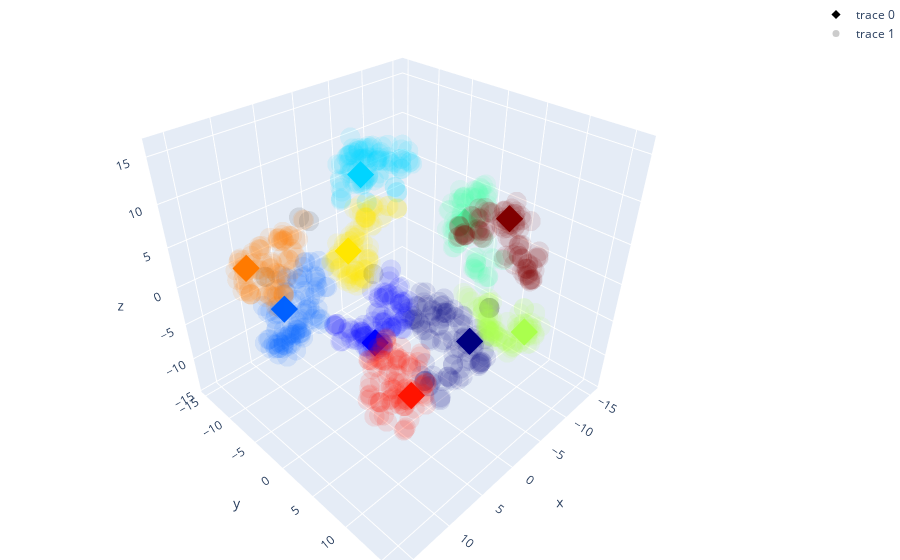

Here is the notebook cell this chart was saved with:
### Code cell
# HDBSCAN clustering
# Compute HDBSCAN
hdb = HDBSCAN(min_samples=1, min_cluster_size=forward_expansion//2, max_cluster_size=forward_expansion, metric=cosine, store_centers="both").fit(actualVectors)

labels_HDBSCAN = hdb.labels_
print("num clusters found: ", len(set(labels_HDBSCAN)))
print("biggest cluster: ", max(labels_HDBSCAN, key=list(labels_HDBSCAN).count), " num elements: ", list(labels_HDBSCAN).count(max(labels_HDBSCAN, key=list(labels_HDBSCAN).count)))

# Create a color map that maps each unique label to a color
unique_labels = np.unique(labels_HDBSCAN)
unique_labels = unique_labels[unique_labels != -1]
print("unique_labels: ", len(unique_labels), unique_labels, "standard vectors len", len(standardVectors))

centroids = hdb.centroids_
medoids = hdb.medoids_

print("centroids: ", centroids.shape)
print("medoids: ", medoids.shape)

# reorder the labels to have colors matching the cluster results, using medoids which are closer to the standard vectors
unique_labels_reordered = []
can_be_reordered = True
for i in range(len(standardVectors)):
    #distances = np.linalg.norm(medoids - standardVectors[i], axis=1)
    distancesCosine = []
    for j in range(len(medoids)):
        distancesCosine.append(cosine(medoids[j], standardVectors[i]))
    closest_medoid = np.argmin(distancesCosine)
    
    if closest_medoid not in unique_labels_reordered:
        unique_labels_reordered.append(closest_medoid)
    else:
        print("closest_medoid already in unique_labels_reordered")
        can_be_reordered = False
        break

if not can_be_reordered:
    unique_labels_reordered = unique_labels

print("unique_labels_reordered: ", len(unique_labels_reordered), unique_labels_reordered)
#unique_labels = unique_labels_reordered


colors = plt.cm.jet(np.linspace(0, 1, len(unique_labels_reordered)))
color_map = dict(zip(unique_labels_reordered, colors))
marker_colors = [color_map[label] if label != -1 else np.array([0,0,0,1]) for label in labels_HDBSCAN]


# Create a trace for each type (centroids data)
traceStandard = go.Scatter3d(
    x=vectorsTSNE[types==0,0],
    y=vectorsTSNE[types==0,1],
    z=vectorsTSNE[types==0,2],
    mode='markers',
    marker=dict(
        size=7,
        color=colors,                # set color to an array/list of desired values
        opacity=1,
        symbol='diamond'
    )
)

# Create a trace for each type (centroids data)
traceActual = go.Scatter3d(
    x=vectorsTSNE[types==1,0],
    y=vectorsTSNE[types==1,1],
    z=vectorsTSNE[types==1,2],
    mode='markers',
    marker=dict(
        size=7,
        color=marker_colors,                # set color to an array/list of desired values
        opacity=0.1,
        symbol='circle'
    )
)

# Plot
data = [traceStandard, traceActual]

layout = go.Layout(
    margin=dict(
        l=0,
        r=0,
        b=0,
        t=0
    )
)

fig = go.Figure(data=data, layout=layout)
fig.show()

### Figure 1 — Plotly figure (JSON) as saved in the notebook; plotly's stock layout.template omitted (floating-point values rounded to 4 significant figures; data arrays with more than 128 entries replaced by an {"elided": "..."} marker saying what was removed)
{"data": [{"marker": {"color": [[0, 0, 0.5, 1], [0, 0, 0.9991, 1], [0, 0.3784, 1, 1], [0, 0.8333, 1, 1], [0.3004, 1, 0.6673, 1], [0.6673, 1, 0.3004, 1], [1, 0.9012, 0, 1], [1, 0.48, 0, 1], [0.9991, 0.07335, 0, 1], [0.5, 0, 0, 1]], "opacity": 1, "size": 7, "symbol": "diamond"}, "mode": "markers", "type": "scatter3d", "x": [4.288, -1.611, 13.78, 1.168, -13.86, -10.09, -2.796, 10.27, 4.378, -5.607], "y": [13.32, -5.777, -1.228, -4.129, -2.649, 9.908, -11.46, -13.18, 6.277, 9.386], "z": [2.522, -12.77, 3.395, 11.76, 0.7604, -6.812, -2.374, 0.5431, -9.143, 9.508]}, {"marker": {"color": {"elided": "1000x4 float values"}, "opacity": 0.1, "size": 7, "symbol": "circle"}, "mode": "markers", "type": "scatter3d", "x": {"elided": "1000 float values"}, "y": {"elided": "1000 float values"}, "z": {"elided": "1000 float values"}}], "layout": {"margin": {"b": 0, "l": 0, "r": 0, "t": 0}}}
